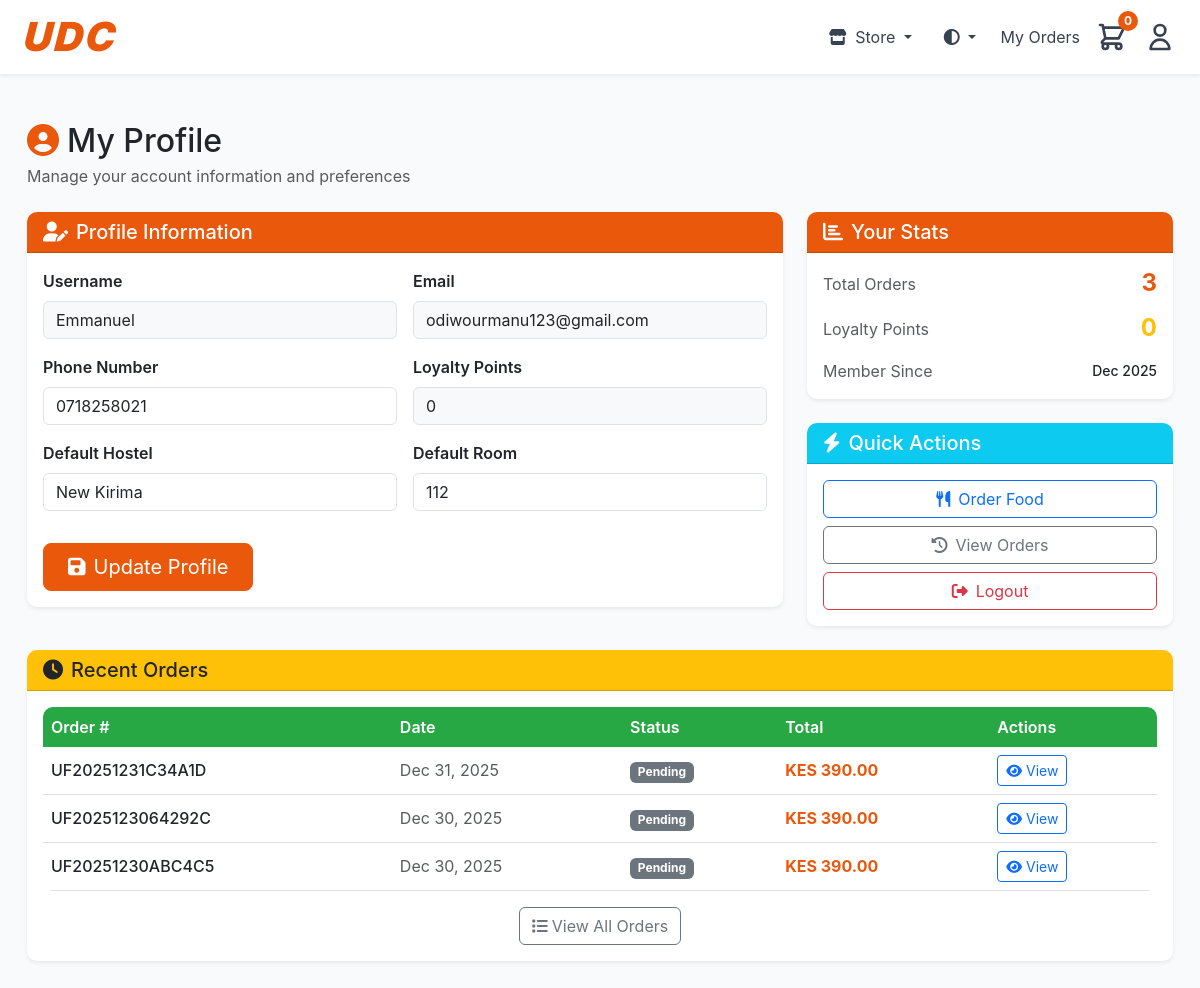
The page /profile/ (signed in) on the database as committed earlier.
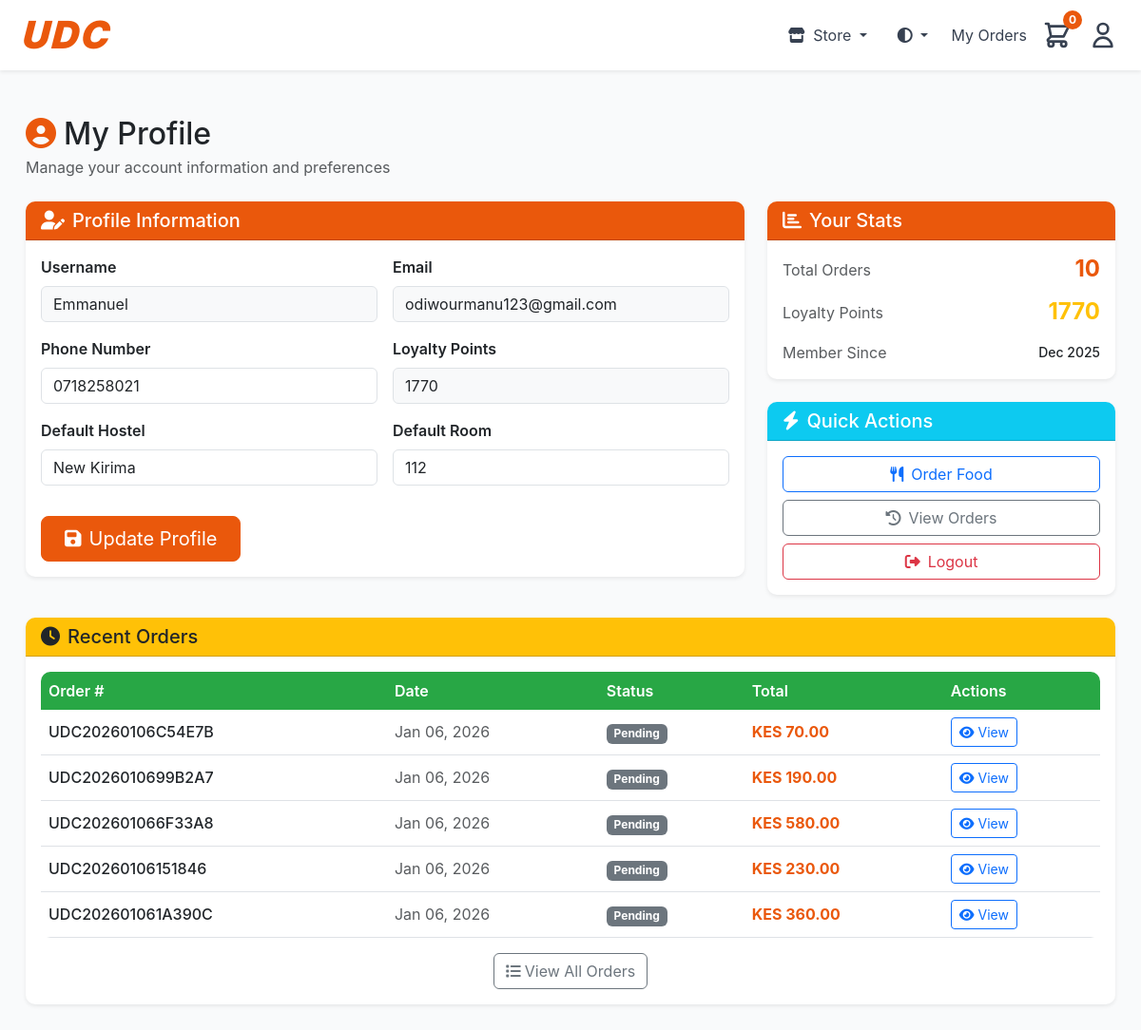
The same page on the database as committed later.
### urbanfoods/models.py (models this page shows, shortened)
class User(AbstractUser):
    phone_number = models.CharField(max_length=15, blank=True)
    default_hostel = models.CharField(max_length=100, blank=True)
    default_room = models.CharField(max_length=50, blank=True)
    student_email = models.EmailField(unique=True, null=True, blank=True)
    loyalty_points = models.IntegerField(default=0)
    is_verified = models.BooleanField(default=False)

class Order(models.Model):
    STATUS_CHOICES = [
        ('payment_pending', 'Payment Pending'),
        ('pending', 'Pending'),
        ('preparing', ' Preparing'),
        ('out_for_delivery', 'Out for Delivery'),
        ('delivered', 'Delivered'),
        ('cancelled', 'Cancelled'),
    ]
    order_number = models.CharField(max_length=20, unique=True, editable=False)
    is_test_order = models.BooleanField(default=False)
    user = models.ForeignKey(User, on_delete=models.CASCADE, related_name='orders')
    status = models.CharField(max_length=20, choices=STATUS_CHOICES, default='pending')
    hostel = models.CharField(max_length=100)
    room_number = models.CharField(max_length=50)
    phone_number = models.CharField(max_length=15)
    delivery_notes = models.TextField(blank=True)
    subtotal = models.DecimalField(max_digits=10, decimal_places=2)
    delivery_fee = models.DecimalField(max_digits=10, decimal_places=2, default=0)
    total = models.DecimalField(max_digits=10, decimal_places=2)
    created_at = models.DateTimeField(auto_now_add=True)
    updated_at = models.DateTimeField(auto_now=True)
    estimated_delivery = models.DateTimeField(null=True, blank=True, default=30)
    delivered_at = models.DateTimeField(null=True, blank=True)
    payment_method = models.CharField(max_length=10, choices=[('mpesa', 'MPESA'), ('till', 'TILL')], default='till')
    payment_status = models.CharField(max_length=20, choices=[
        ('pending', 'Pending'),
        ('processing', 'Processing'),
        ('completed', 'Completed'),
        ('failed', 'Failed'),
        ('cancelled', 'Cancelled')
    ], default='pending')
    payment_type = models.CharField(max_length=20, choices=[
        ('till', 'Till Number'),
        ('paybill', 'Paybill Number')
    ], blank=True, null=True)
    payment_completed_at = models.DateTimeField(null=True, blank=True)
    payment_failure_reason = models.TextField(blank=True, null=True)
    store_type = models.CharField(max_length=10, choices=[
        ('food', 'Food Store'),
        ('liquor', 'Liquor Store'),
        ('grocery', 'Grocery Shop')
    ], default='food')
    mpesa_checkout_request_id = models.CharField(max_length=50, blank=True, null=True)
    mpesa_receipt_number = models.CharField(max_length=20, blank=True, null=True)
    mpesa_transaction_date = models.CharField(max_length=20, blank=True, null=True)
    cancellation_reason = models.TextField(blank=True)
    rating = models.IntegerField(null=True, blank=True, validators=[MinValueValidator(1), MaxValueValidator(5)])
    review = models.TextField(blank=True)
    class Meta:
        ordering = ['-created_at']

### urbanfoods/views.py (the view, shortened to what this page needs)
# urls.py: path('profile/', views.profile, name='profile'),
@login_required
def profile(request):
    recent_orders = Order.objects.filter(user=request.user)[:5]
    context = {
        'recent_orders': recent_orders,
    }
    return render(request, 'profile.html', context)

### urbanfoods/context_processors.py (called while the page is built)
def store_type(request):
    return {
        'store_type': request.session.get('store_type', 'food')
    }

### urbanfoods/templates/profile.html (shortened to what the changed rows need)
{% extends 'base.html' %}
{% load static %}
{% block content %}
<div class="container-fluid py-4">
    <div class="row mb-4">
        <div class="col-12">
            <h1 class="h2 mb-1 text-dark"><i class="fas fa-user-circle text-primary me-2"></i>My Profile</h1>
        </div>
    </div>
    <div class="row g-4">
        <div class="col-lg-8">
            <div class="card shadow-sm border-0">
                <div class="card-body">
                    <form method="post" class="row g-3">
                        <div class="col-md-6">
                            <label for="username" class="form-label fw-semibold">Username</label>
                            <input type="text" class="form-control bg-light" id="username" value="{{ user.username }}" readonly>
                        </div>
                        <div class="col-md-6">
                            <label for="email" class="form-label fw-semibold">Email</label>
                            <input type="email" class="form-control bg-light" id="email" value="{{ user.email }}" readonly>
                        </div>
                        <div class="col-md-6">
                            <label for="phone_number" class="form-label fw-semibold">Phone Number</label>
                            <input type="tel" class="form-control" id="phone_number" name="phone_number"
                                   value="{{ user.phone_number }}" placeholder="Enter phone number">
                        </div>
                        <div class="col-md-6">
                            <label for="loyalty_points" class="form-label fw-semibold">Loyalty Points</label>
                            <input type="text" class="form-control bg-light" id="loyalty_points" value="{{ user.loyalty_points }}" readonly>
                        </div>
                        <div class="col-md-6">
                            <label for="default_hostel" class="form-label fw-semibold">Default Hostel</label>
                            <input type="text" class="form-control" id="default_hostel" name="default_hostel"
                                   value="{{ user.default_hostel }}" placeholder="Enter default hostel">
                        </div>
                        <div class="col-md-6">
                            <label for="default_room" class="form-label fw-semibold">Default Room</label>
                            <input type="text" class="form-control" id="default_room" name="default_room"
                                   value="{{ user.default_room }}" placeholder="Enter default room number">
                        </div>
                    </form>
                </div>
            </div>
        </div>
        <div class="col-lg-4">
            <div class="card shadow-sm border-0 mb-4">
                <div class="card-body">
                        <div class="d-flex justify-content-between align-items-center mb-3">
                        <span class="text-muted">Total Orders</span>
                        <span class="h4 fw-bold mb-0" style="color: #ea580c;">{{ user.orders.count }}</span>
                    </div>
                    <div class="d-flex justify-content-between align-items-center mb-3">
                        <span class="text-muted">Loyalty Points</span>
                        <span class="h4 text-warning fw-bold mb-0">{{ user.loyalty_points }}</span>
                    </div>
                    <div class="d-flex justify-content-between align-items-center">
                        <span class="text-muted">Member Since</span>
                        <span class="small fw-medium">{{ user.date_joined|date:"M Y" }}</span>
                    </div>
                </div>
            </div>
        </div>
    </div>
    {% if recent_orders %}
    <div class="row mt-4">
        <div class="col-12">
            <div class="card shadow-sm border-0">
                <div class="card-body">
                    <div class="table-responsive">
                        <table class="table table-hover mb-0">
                            <thead class="table-light">
                                <tr>
                                    <th class="border-0 fw-semibold">Order #</th>
                                    <th class="border-0 fw-semibold">Date</th>
                                    <th class="border-0 fw-semibold">Status</th>
                                    <th class="border-0 fw-semibold">Total</th>
                                    <th class="border-0 fw-semibold">Actions</th>
                                </tr>
                            </thead>
                            <tbody>
                                {% for order in recent_orders %}
                                <tr class="align-middle">
                                    <td class="fw-medium">{{ order.order_number }}</td>
                                    <td class="text-muted">{{ order.created_at|date:"M d, Y" }}</td>
                                    <td>
                                        <span class="badge
                                            {% if order.status == 'delivered' %}bg-success
                                            {% elif order.status == 'cancelled' %}bg-danger
                                            {% else %}bg-secondary{% endif %}">
                                            {{ order.get_status_display }}
                                        </span>
                                    </td>
                                    <td class="fw-bold" style="color: #ea580c;">KES {{ order.total }}</td>
                                    <td>
                                        <a href="{% url 'order_detail' order.order_number %}" class="btn btn-outline-primary btn-sm">
                                            <i class="fas fa-eye me-1"></i>View
                                        </a>
                                    </td>
                                </tr>
                                {% endfor %}
                            </tbody>
                        </table>
                    </div>
                </div>
            </div>
        </div>
    </div>
    {% endif %}
</div>
{% endblock %}

Rows that differ between the two databases and show on the page:
no longer on this page (row unchanged): Order: order_number "UF20251231C34A1D", created_at "Dec 31, 2025", status "Pending", total "390.00"
no longer on this page (row unchanged): Order: order_number "UF2025123064292C", created_at "Dec 30, 2025", status "Pending", total "390.00"
no longer on this page (row unchanged): Order: order_number "UF20251230ABC4C5", created_at "Dec 30, 2025", status "Pending", total "390.00"
changed User "Emmanuel": loyalty_points "0" → "1770"; orders.count "3" → "10"
added Order: order_number "UDC20260106C54E7B", created_at "Jan 06, 2026", status "Pending", total "70.00"
added Order: order_number "UDC2026010699B2A7", created_at "Jan 06, 2026", status "Pending", total "190.00"
added Order: order_number "UDC202601066F33A8", created_at "Jan 06, 2026", status "Pending", total "580.00"
added Order: order_number "UDC20260106151846", created_at "Jan 06, 2026", status "Pending", total "230.00"
added Order: order_number "UDC202601061A390C", created_at "Jan 06, 2026", status "Pending", total "360.00"
